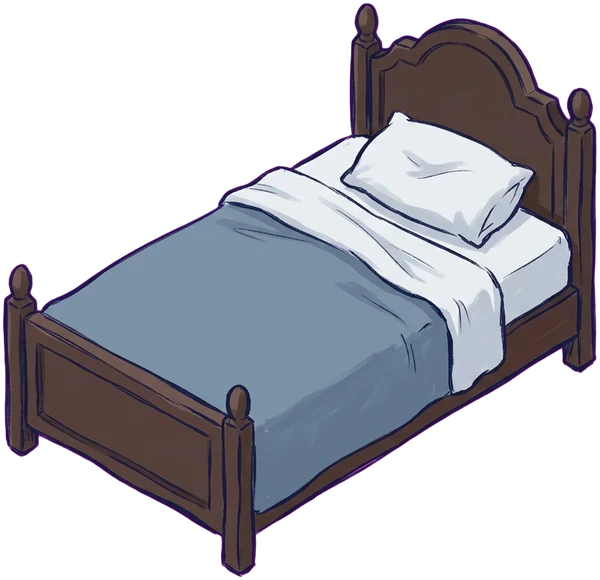
#> input picture img/bed.webp, 600 x 580 px; its folder holds only this picture in this run
$ python sprite_meta.py
#> lines starting #> are read from the running program, lines starting #| are printed output that depends on the picture; after the words box and inside, x2 and y2 are one past the last pixel; in counts of white or black regions, pixels touching at a corner belong together
"""ゲーム用の絵（img/*.webp）から、置き方と色分けの情報を作る。cut_sprites.py の最後に呼ばれる。

使い方: python tools/sprite_meta.py

1. 床の角（corners）: 絵の下側の輪郭から、床に着く 3 つの角（左・手前・右）を探す。
   ゲームでは、左右の角を足元の四角の左右の端に、手前の角を床の高さに合わせて、縦横同じ倍率で縮める。
   調べる家具は CORNER_ITEMS だけ（丸い物・細い物・壁掛けは、角がはっきりしないので調べない）。
   壁掛け（WALL_ITEMS）は、絵を囲む平行四辺形（wall）を求め、壁の上の四角に合わせる。
   ほかの物は、底（base: 真ん中の x・いちばん下の y・幅）を求め、足元の四角の真ん中に置く。
   自動で求めた値がずれるときは、ゲームの「合わせる」で手で直す。手で直した値は img/fit.json にあり、
   ゲームではこちらが優先される（絵を作り直したら、その絵の分は直し直す）。
2. 色の部分（parts）: 線（ほぼ黒の紺）を除いた色を、似た色ごとに 2〜4 個にまとめる。
   img/<名前>_parts.png に、点ごとの部分の番号（0 は線で、色を変えない）を書く。
   部分の名前（PART_NAMES の「布団」「枠」など）と代表の色は img/sprites.json に書く。
"""
import colorsys
import json
from pathlib import Path

import numpy as np
from PIL import Image

ROOT = Path(__file__).resolve().parent.parent
GAME = ROOT / 'img'
SHEETS = ROOT / 'art' / 'sheets.json'
CORNER_ITEMS = {'bed', 'sofa', 'chair', 'table', 'desk', 'bookshelf', 'wardrobe', 'chest', 'nightstand', 'tvstand', 'rug', 'lowtable'}
WALL_ITEMS = {'window', 'window2', 'picture'}
MAX_PARTS = 4
PART_COLORS = {}  # まとめて描いた絵の部位の色（名前を、いちばん近い色の部位に付ける）
# 部分の名前（面積の大きい順）。部分の数が合わないとき（絵を作り直したときなど）は、色の名前にして知らせる
PART_NAMES = {
    'bed': ['布団', '枠', 'シーツ・枕'], 'bookshelf': ['本棚', '本 1', '本 2'], 'chair': ['木', '座面'],
    'lamp': ['かさ', '柱'], 'lamp2': ['本体', 'かさの内側'], 'picture': ['絵', '額縁', '飾り'],
    'plant': ['葉', '鉢', '土'], 'plant2': ['葉', '鉢', '土'], 'rug': ['柄 1', '柄 2', 'ふさ'],
    'sofa': ['布', '脚', 'クッション'], 'vase': ['花びん', '葉', '花 1', '花 2'], 'vase2': ['花びんと花', '葉'],
    'window': ['カーテン', '窓枠', 'ガラス'],
}
# 部分の数の上限（輪郭沿いの細いふちだけの部分ができる絵は、まわりの部分にまとめる）
MAX_PARTS_BY = {'nightstand': 1, 'window2': 1, 'tvstand': 1, 'wardrobe': 1, 'plant': 3, 'plant2': 3, 'vase2': 2}
LINE_L = 22          # これより暗い点は線（Lab の L）
LINE_L_BY = {'nightstand': 9, 'vase2': 9, 'window2': 9}  # 塗りがとても暗い絵は、線の基準を下げる
MERGE_DIST = 20      # 代表の色がこれより近い部分はまとめる（Lab の距離、明るさは軽く見る）
MIN_SHARE = 0.012    # これより小さい部分は、近い部分にまとめる


# ---------- 床の角 ----------
def lower_hull(points):
    hull = []
    for p in sorted(set(points)):
        while len(hull) >= 2:
            (x1, y1), (x2, y2) = hull[-2], hull[-1]
            if (x2 - x1) * (p[1] - y1) - (y2 - y1) * (p[0] - x1) >= 0:  # 画像の y は下向き。下側の凸包
                hull.pop()
            else:
                break
        hull.append(p)
    return hull


def corners(alpha):
    """床の角（左・手前・右）。下側の輪郭の、いちばん下の点から左右へ、なだらかな辺（縦の辺の手前）の端まで進む"""
    ys, xs = np.nonzero(alpha)
    bottom = {}
    for x, y in zip(xs.tolist(), ys.tolist()):
        if y > bottom.get(x, -1):
            bottom[x] = y
    hull = lower_hull(list(bottom.items()))
    i = max(range(len(hull)), key=lambda k: hull[k][1])
    steep = 1.6
    j = i
    while j > 0 and (hull[j][1] - hull[j - 1][1]) / max(1, hull[j][0] - hull[j - 1][0]) < steep:
        j -= 1
    k = i
    while k < len(hull) - 1 and (hull[k][1] - hull[k + 1][1]) / max(1, hull[k + 1][0] - hull[k][0]) < steep:
        k += 1
    return [list(hull[j]), list(hull[i]), list(hull[k])]


# ---------- 底（丸い物・細い物） ----------
# [25 lines left out: functions base, wall_box, not called in this run]


# ---------- 色の部分 ----------
def rgb_to_lab(rgb):
    c = rgb / 255.0
    c = np.where(c > 0.04045, ((c + 0.055) / 1.055) ** 2.4, c / 12.92)
    m = np.array([[0.4124, 0.3576, 0.1805], [0.2126, 0.7152, 0.0722], [0.0193, 0.1192, 0.9505]])
    xyz = c @ m.T / np.array([0.9505, 1.0, 1.089])
    f = np.where(xyz > 0.008856, np.cbrt(xyz), 7.787 * xyz + 16 / 116)
    return np.stack([116 * f[:, 1] - 16, 500 * (f[:, 0] - f[:, 1]), 200 * (f[:, 1] - f[:, 2])], axis=1)


def feature(lab):
    # 同じ素材でも影で明るさが変わるので、明るさは軽く見る
    return lab * np.array([0.6, 1.0, 1.0])


def kmeans(x, k, seed=1, iters=25):
    rng = np.random.default_rng(seed)
    centers = [x[rng.integers(len(x))]]
    for _ in range(1, k):  # k-means++ で最初の点を選ぶ
        d = np.min(((x[:, None, :] - np.array(centers)[None]) ** 2).sum(-1), axis=1)
        centers.append(x[rng.choice(len(x), p=d / d.sum())])
    c = np.array(centers)
    for _ in range(iters):
        lab = np.argmin(((x[:, None, :] - c[None]) ** 2).sum(-1), axis=1)
        c = np.array([x[lab == i].mean(0) if np.any(lab == i) else c[i] for i in range(k)])
    return c


def color_name(rgb):
    """代表の色の名前。Lab の明るさ（L）・色みの強さ（C）・色相（h）で決める"""
    L, a, b = rgb_to_lab(np.array([rgb], dtype=np.float64))[0]
    C, h = np.hypot(a, b), np.degrees(np.arctan2(b, a)) % 360
    if C < 7:
        return '白' if L > 82 else '黒' if L < 28 else '灰色'
    if 20 <= h < 85:
        if L < 55:
            return '茶色'
        if C < 30:
            return 'ベージュ'
        return 'オレンジ' if h < 65 else '黄色'
    if 85 <= h < 105:
        return '黄色' if C >= 30 else 'ベージュ'
    if 105 <= h < 200:
        return '緑'
    if 200 <= h < 290:
        return '青'
    if 290 <= h < 330:
        return '紫'
    return 'ピンク' if L > 60 else '赤'


def parts(img, line_l=LINE_L, max_parts=MAX_PARTS):
    a = np.asarray(img.convert('RGBA'))
    alpha = a[..., 3] > 128
    rgb = a[..., :3][alpha].astype(np.float64)
    lab = rgb_to_lab(rgb)
    color = lab[:, 0] >= line_l
    x = feature(lab[color])
    sample = x[np.random.default_rng(0).choice(len(x), min(len(x), 6000), replace=False)]
    centers = kmeans(sample, 6)
    # 近い色・小さい部分をまとめて、MAX_PARTS 個までにする
    while True:
        lab_ids = np.argmin(((x[:, None, :] - centers[None]) ** 2).sum(-1), axis=1)
        share = np.bincount(lab_ids, minlength=len(centers)) / len(x)
        keep = share > 0
        centers, share = centers[keep], share[keep]
        if len(centers) <= 1:
            break
        d = np.sqrt(((centers[:, None] - centers[None]) ** 2).sum(-1)) + np.eye(len(centers)) * 1e9
        i, j = np.unravel_index(np.argmin(d), d.shape)
        small = int(np.argmin(share))
        if share[small] < MIN_SHARE:
            other = int(np.argmin(d[small]))
            i, j = small, other
        elif d[i, j] >= MERGE_DIST and len(centers) <= max_parts:
            break
        merged = (centers[i] * share[i] + centers[j] * share[j]) / (share[i] + share[j])
        centers = np.vstack([np.delete(centers, [i, j], axis=0), merged])
    ids = np.argmin(((x[:, None, :] - centers[None]) ** 2).sum(-1), axis=1)
    # 面積の大きい順に 1, 2, ... と番号を付ける
    order = np.argsort(-np.bincount(ids, minlength=len(centers)))
    rank = np.empty_like(order)
    rank[order] = np.arange(len(order))
    flat = np.zeros(len(rgb), dtype=np.uint8)
    flat[color] = rank[ids] + 1
    mask = np.zeros(alpha.shape, dtype=np.uint8)
    mask[alpha] = flat
    info, used = [], {}
    for n in range(1, len(centers) + 1):
        avg = rgb[flat == n].mean(0)
        name = color_name(avg)
        used[name] = used.get(name, 0) + 1
        info.append({'name': name, 'color': '#%02x%02x%02x' % tuple(int(v) for v in avg)})
    # 同じ名前が 2 つ以上あれば、明るい方を「明るい〜」にする
    for name, count in used.items():
        if count < 2:
            continue
        same = sorted([p for p in info if p['name'] == name], key=lambda p: sum(int(p['color'][k:k + 2], 16) for k in (1, 3, 5)))
        for idx, p in enumerate(same):
            p['name'] = ('暗い' if idx == 0 else '明るい' if idx == len(same) - 1 else '') + name
    return mask, info


# [25 lines left out: function parts_seeded, not called in this run]


def name_parts(name, info):
    names = PART_NAMES.get(name)
    if len(info) == 1:
        info[0]['name'] = '本体'
    elif names and len(names) == len(info):
        for p, n in zip(info, names):
            p['name'] = n
    else:
        print(f'  ※ {name}: 部分の名前の表（PART_NAMES）と数が合わないので、色の名前にしました')


def load_sheets():
    """まとめて描いた絵（art/sheets.json）のうち、art/source に絵があるもののアイテム。id → (種類, アイテムの定義)"""
    if not SHEETS.exists():
        return {}
    out = {}
    for name, sheet in json.loads(SHEETS.read_text(encoding='utf-8')).items():
        if not any((ROOT / 'art' / 'source' / f'{name}{ext}').exists() for ext in ('.png', '.jpg', '.jpeg', '.webp')):
            continue  # まだ描いていない
        for it in sheet['items']:
            out[it['id']] = (sheet['kind'], it)
    return out


def write_items(sheet_items):
    """ゲームが読むアイテムの定義（img/items.json）。絵ができているものだけ"""
    items = {}
    for name, (kind, it) in sheet_items.items():
        if not (GAME / f'{name}.webp').exists():
            continue
        d = {'kind': kind, 'name': it['name'], 'price': it['price']}
        if kind == 'wall':
            d.update(size=it['size'], y=it['y'])
        else:
            d['size'] = it['size']
        items[name] = d
    (GAME / 'items.json').write_text(json.dumps(items, ensure_ascii=False, indent=1), encoding='utf-8')
    print(f'img/items.json: {len(items)} items')


def main():
    meta = {}
    sheet_items = load_sheets()
    for name, (kind, it) in sheet_items.items():
        PART_NAMES[name] = [p[0] for p in it['parts']]
        PART_COLORS[name] = [p[2] for p in it['parts']]
        MAX_PARTS_BY[name] = len(it['parts'])
        LINE_L_BY.pop(name, None)
    fit_path = GAME / 'fit.json'
    fitted = json.loads(fit_path.read_text(encoding='utf-8')) if fit_path.exists() else {}
    for path in sorted(GAME.glob('*.webp')):
        name = path.stem
        if name.startswith('resident_'):
            continue
        img = Image.open(path).convert('RGBA')
#> img is the input picture: PIL image 600x580 RGBA; mean R, G, B, A 64.3, 63.9, 71.9, 133.7
        entry = {}
        alpha = np.asarray(img)[..., 3] > 128
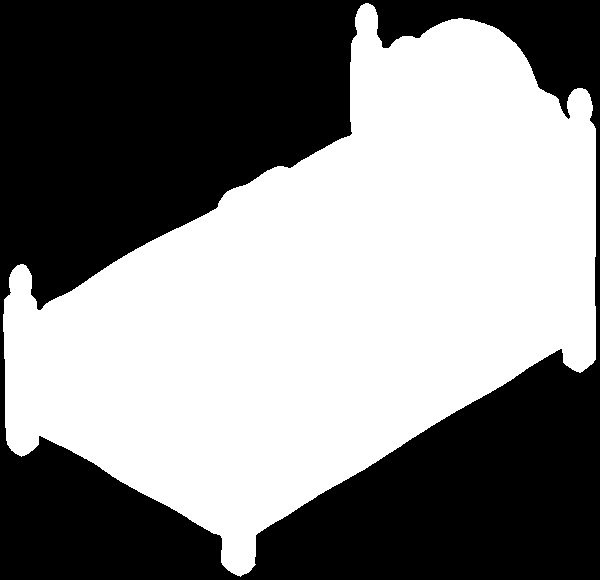
#> alpha: shape (580, 600) bool; 52.4% white; 1 black region, box (x1, y1, x2, y2) and area: (0, 0, 600, 580) 165551
        kind = sheet_items.get(name, (None,))[0]
        if kind == 'rug':
            entry['topdown'] = True  # 真上から見た敷物（ゲームで床の四角に合わせて変形する）
        elif name in CORNER_ITEMS and kind is None:
            entry['corners'] = corners(alpha)
#> the loop in corners, `for x, y in zip(xs.tolist(), ys.tolist()):` made 182449 passes
#> (x, y) on passes 1 to 3: (365, 3), (366, 3), (367, 3)
#> after the loop in corners, `for x, y in zip(xs.tolist(), ys.tolist()):`: bottom = 593 items
#> the loop in lower_hull, `for p in sorted(set(points)):` made 593 passes
#> p on passes 1 to 3: (3, 331), (4, 358), (5, 427)
#> after the loop in lower_hull, `for p in sorted(set(points)):`: hull = [(3, 331), (5, 427), (6, 440), (7, 444), (11, 450), (15, 453), (231, 572), (237, 575), (240, 576), (248, 572), (582, 371), (586, 368), (591, 364), (593, 362), (595, 359)]
#> in corners, `i = max(range(len(hull)), key=lambda k: hull[k][1])`: i = 8
#> the loop in corners, `while j > 0 and (hull[j][1] - hull[j - 1][1]) / max(1, hull[j][0] - hu..` made 5 passes
#> j on passes 1 to 5: 7, 6, 5, 4, 3
#> after the loop in corners, `while j > 0 and (hull[j][1] - hull[j - 1][1]) / max(1, hull[j][0] - hu..`: j = 3
#> in corners, `k = i`: k = 8
#> the loop in corners, `while k < len(hull) - 1 and (hull[k][1] - hull[k + 1][1]) / max(1, hul..` made 6 passes
#> after the loop in corners, `while k < len(hull) - 1 and (hull[k][1] - hull[k + 1][1]) / max(1, hul..`: k = 14
        elif name in WALL_ITEMS or kind == 'wall':
            entry['wall'] = wall_box(alpha)
        else:
            entry['base'] = base(alpha)
        if name in PART_COLORS:
            mask, info = parts_seeded(img, LINE_L_BY.get(name, LINE_L), PART_COLORS[name], PART_NAMES[name])
        else:
            mask, info = parts(img, LINE_L_BY.get(name, LINE_L), MAX_PARTS_BY.get(name, MAX_PARTS))
#> in kmeans, `centers = [x[rng.integers(len(x))]]`: centers = [[29.25, -2.21, -14.5]]
#> after the loop in kmeans, `for _ in range(1, k):`: centers = [[29.25, -2.21, -14.5], [55.85, -1.08, -3.11], [15.11, 6.49, 6.63], [16.62, 46.82, -39.45], [17.97, 11.23, -8.6], [31.86, 1.03, -10.69]]
#> in kmeans, `c = np.array(centers)`: c has the same summary as centers
#> after the loop in kmeans, `for _ in range(iters):`: c = [[29.25, -1.65, -15.02], [52.93, -0.681, -4.46], [17.4, 8.34, 5.64], [14.8, 33.28, -31.9], [16.58, 7.55, -5.25], [35.54, -2.97, -13.13]]
#> in parts, `centers = kmeans(sample, 6)`: centers has the same summary as c in kmeans
#> the loop in parts, `while True:` made 4 passes
#> (share, keep, small, other, merged) on pass 1: ([0.126, 0.239, 0.298, 0.00345, 0.0582, 0.276], [True, True, True, True, True, True], 3, 4, [16.48, 8.99, -6.74])
#> in parts, `order = np.argsort(-np.bincount(ids, minlength=len(centers)))`: order = [1, 2, 0]
#> in parts, `mask[alpha] = flat`:
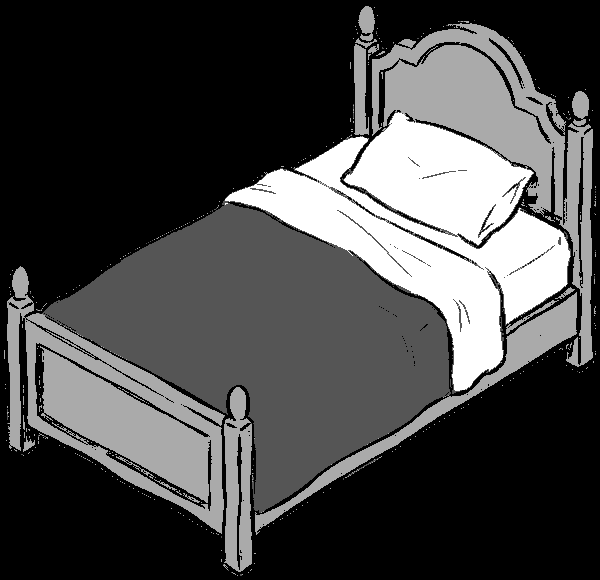
#> mask: shape (580, 600); min 0, max 3, mean 0.844; drawn with min black and max white
#> the loop in parts, `for n in range(1, len(centers) + 1):` made 3 passes
#> (avg, L in color_name, a in color_name, b in color_name, C in color_name) on passes 1 to 3: ([114.6, 135.3, 156.7], 55.54, -2.38, -13.82, 14.02), ([82.69, 63.06, 61.94], 28.73, 8.35, 3.97, 9.24), ([216.5, 222.8, 230.2], 88.48, -0.73, -4.35, 4.41)
#> after the loop in parts, `for n in range(1, len(centers) + 1):`: info = 3 items; used = {'青': 1, '茶色': 1, '白': 1}
#> the loop in parts, `for name, count in used.items():` made 3 passes
#> name on passes 1 to 3: '青', '茶色', '白'
#> info = 3 items
            name_parts(name, info)
#> the loop in name_parts, `for p, n in zip(info, names):` made 3 passes
#> n on passes 1 to 3: '布団', '枠', 'シーツ・枕'
        Image.fromarray(mask, 'L').save(GAME / f'{name}_parts.png', optimize=True)
        entry['parts'] = info
        meta[name] = entry
        print(f"{name}: {', '.join(p['name'] for p in info)}  " + json.dumps({k: v for k, v in entry.items() if k != 'parts'}))
#| bed: 布団, 枠, シーツ・枕  {"corners": [[7, 444], [240, 576], [595, 359]]}
        if name in fitted:
            print(f'  ※ {name}: 手で直した合わせ方（img/fit.json）があります。絵を作り直したなら、ゲームの「合わせる」で直し直してください')
    (GAME / 'sprites.json').write_text(json.dumps(meta, ensure_ascii=False, indent=1), encoding='utf-8')
    write_items(sheet_items)


if __name__ == '__main__':
    main()

$ run again, on img/chair.webp
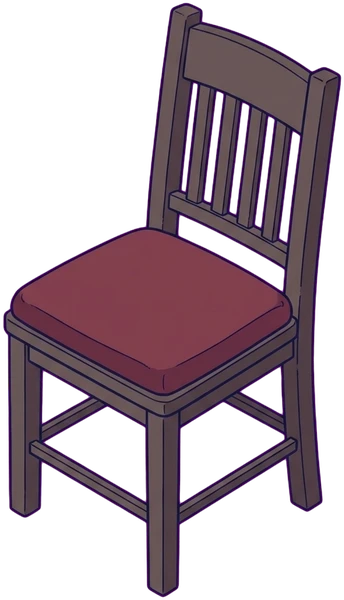
#> input picture img/chair.webp, 344 x 600 px
#> in main, img is the input picture: PIL image 344x600 RGBA; mean R, G, B, A 50, 32, 44.2, 119.1
#> in main, `alpha = np.asarray(img)[..., 3] > 128`:
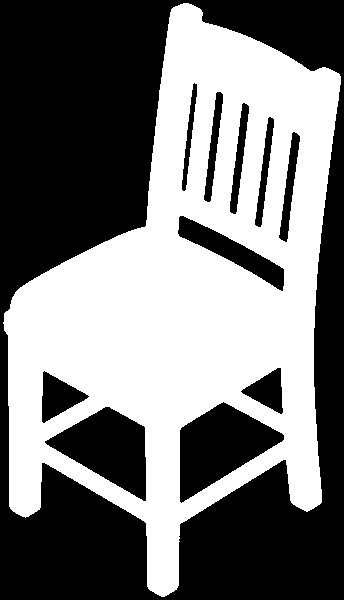
#> alpha: shape (600, 344) bool; 46.7% white; 1 white region, box (x1, y1, x2, y2) and area: (3, 3, 341, 597) 96326
#> the loop in corners, `for x, y in zip(xs.tolist(), ys.tolist()):` made 96326 passes
#> (x, y) on passes 1 to 3: (183, 3), (184, 3), (185, 3)
#> after the loop in corners, `for x, y in zip(xs.tolist(), ys.tolist()):`: bottom = 338 items
#> the loop in lower_hull, `for p in sorted(set(points)):` made 338 passes
#> p on passes 1 to 3: (3, 323), (4, 330), (5, 331)
#> after the loop in lower_hull, `for p in sorted(set(points)):`: hull = [(3, 323), (9, 506), (10, 508), (13, 511), (16, 513), (155, 593), (161, 596), (164, 596), (168, 594), (313, 508), (319, 504), (321, 502), (340, 84)]
#> in corners, `i = max(range(len(hull)), key=lambda k: hull[k][1])`: i = 6
#> the loop in corners, `while j > 0 and (hull[j][1] - hull[j - 1][1]) / max(1, hull[j][0] - hu..` made 4 passes
#> j on passes 1 to 4: 5, 4, 3, 2
#> after the loop in corners, `while j > 0 and (hull[j][1] - hull[j - 1][1]) / max(1, hull[j][0] - hu..`: j = 2
#> in corners, `k = i`: k = 6
#> the loop in corners, `while k < len(hull) - 1 and (hull[k][1] - hull[k + 1][1]) / max(1, hul..` made 5 passes
#> after the loop in corners, `while k < len(hull) - 1 and (hull[k][1] - hull[k + 1][1]) / max(1, hul..`: k = 11
#> in kmeans, `centers = [x[rng.integers(len(x))]]`: centers = [[21.71, 6.65, -6.77]]
#> after the loop in kmeans, `for _ in range(1, k):`: centers = [[21.71, 6.65, -6.77], [21.29, 29.84, 5.41], [22.81, 7.83, 2.94], [22.91, 8.08, 6.95], [16.49, 7.51, -0.596], [16.18, 9.97, -8.64]]
#> in kmeans, `c = np.array(centers)`: c has the same summary as centers
#> after the loop in kmeans, `for _ in range(iters):`: c = [[22.98, 9.04, -5.77], [20.42, 29.43, 3.68], [23.19, 7.71, 0.729], [23.16, 6.88, 3.51], [16.98, 9.2, -2.94], [16.75, 14.65, -11.85]]
#> in parts, `centers = kmeans(sample, 6)`: centers has the same summary as c in kmeans
#> the loop in parts, `while True:` made 5 passes
#> (share, keep, small, merged) on passes 1 to 3: ([0.075, 0.339, 0.183, 0.119, 0.217, 0.0669], [True, True, True, True, True, True], 5, [23.18, 7.39, 1.82]), ([0.0865, 0.339, 0.217, 0.0669, 0.291], [True, True, True, True, True], 3, [18.69, 9.15, -3.75]), ([0.339, 0.0691, 0.312, 0.28], [True, True, True, True], 1, [21.06, 8.22, -0.81])
#> order = [1, 0]
#> in parts, `mask[alpha] = flat`:
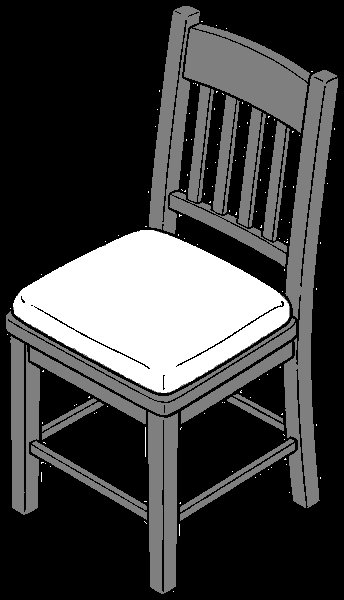
#> mask: shape (600, 344); min 0, max 2, mean 0.507; drawn with min black and max white
#> the loop in parts, `for n in range(1, len(centers) + 1):` made 2 passes
#> (avg, L in color_name, a in color_name, b in color_name, C in color_name) on passes 1 to 2: ([92.99, 75.96, 83.61], 34.24, 8.61, -1.82, 8.8), ([123, 59.75, 75.67], 33.85, 29.29, 3.15, 29.46)
#> after the loop in parts, `for n in range(1, len(centers) + 1):`: info = 2 items; used = {'赤': 2}
#> the loop in parts, `for name, count in used.items():` made 1 pass
#> after the loop in parts, `for name, count in used.items():`: p = {'name': '明るい赤', 'color': '#7b3b4b'}
#> in main, `mask, info = parts(img, LINE_L_BY.get(name, LINE_L), MAX_PARTS_BY.get(..`: info = 2 items
#> the loop in name_parts, `for p, n in zip(info, names):` made 2 passes
#> n on passes 1 to 2: '木', '座面'
#| chair: 木, 座面  {"corners": [[10, 508], [161, 596], [321, 502]]}
